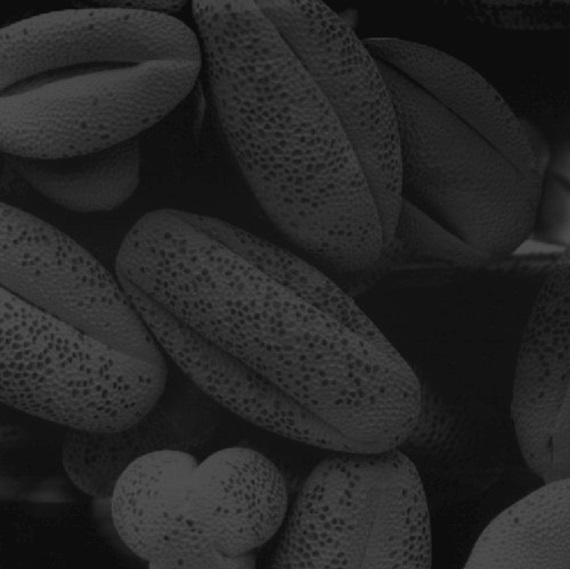
#> input picture 18_信号与图像/histogram_equalization/image_data/input.jpg, 570 x 569 px, found by its file name
$ python histogram_stretch.py
#> lines starting #> are read from the running program, lines starting #| are printed output that depends on the picture
# -*- coding: utf-8 -*-

"""

算法实现：histogram_equalization / histogram_stretch


本文件实现 histogram_stretch 相关的算法功能。

"""


import copy

import os


import cv2

import numpy as np

from matplotlib import pyplot as plt


class ConstantStretch:

    # ConstantStretch 类实现

    def __init__(self):

        self.img = ""

        self.original_image = ""

        self.last_list = []

        self.rem = 0

        self.L = 256

        self.sk = 0

        self.k = 0

        self.number_of_rows = 0

        self.number_of_cols = 0


    def stretch(self, input_image):

    # stretch 函数实现

        self.img = cv2.imread(input_image, 0)
#> self.img is the input picture: shape (569, 570); min 9, max 81, mean 38.7

        self.original_image = copy.deepcopy(self.img)

        x, _, _ = plt.hist(self.img.ravel(), 256, [0, 256], label="x")
#> x = 256 values, max 19329 at index 19, min 0 at index 0, mean 1266.9

        self.k = np.sum(x)
#> self.k = 324330

        for i in range(len(x)):

            prk = x[i] / self.k

            self.sk += prk

            last = (self.L - 1) * self.sk

            if self.rem != 0:

                self.rem = int(last % last)

            last = int(last + 1 if self.rem >= 0.5 else last)

            self.last_list.append(last)

            self.number_of_rows = int(np.ma.count(self.img) / self.img[1].size)

            self.number_of_cols = self.img[1].size
#> this loop made 256 passes
#> (prk, self.sk, last) on passes 1 to 3: (0, 0, 0), (0, 0, 0), (0, 0, 0)
#> after the loop, self.last_list = 256 values from 0 to 254; self.rem = 0; self.sk = 1

        for i in range(self.number_of_cols):

            for j in range(self.number_of_rows):

                num = self.img[j][i]

                if num != self.last_list[num]:

                    self.img[j][i] = self.last_list[num]
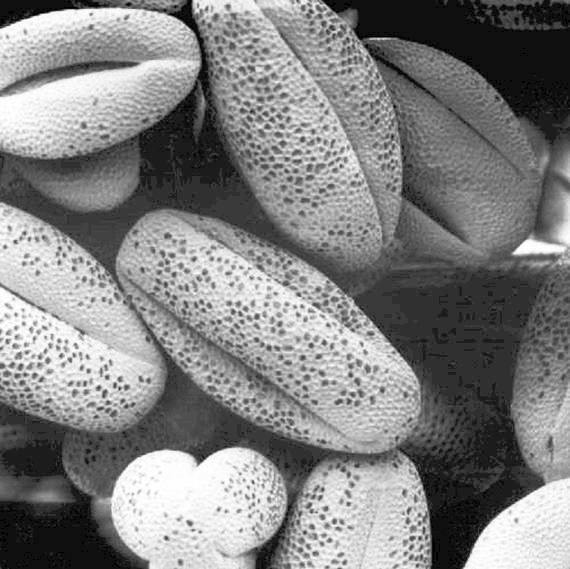
#> self.img: shape (569, 570); min 0, max 254, mean 129.7

        cv2.imwrite("output_data/output.jpg", self.img)


    def plot_histogram(self):

    # plot_histogram 函数实现

        plt.hist(self.img.ravel(), 256, [0, 256])


    def show_image(self):

    # show_image 函数实现

        cv2.imshow("Output-Image", self.img)

        cv2.imshow("Input-Image", self.original_image)

        cv2.waitKey(5000)

        cv2.destroyAllWindows()


if __name__ == "__main__":

    file_path = os.path.join(os.path.basename(__file__), "image_data/input.jpg")

    stretcher = ConstantStretch()

    stretcher.stretch(file_path)

    stretcher.plot_histogram()

    stretcher.show_image()
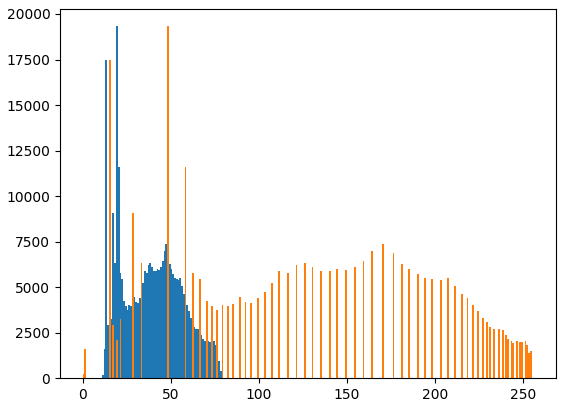
#> figure drawn by matplotlib, 1 panel; tallest bar 19329 high, from x = 19 to 20; tallest bar 19329 high, from x = 48 to 49
